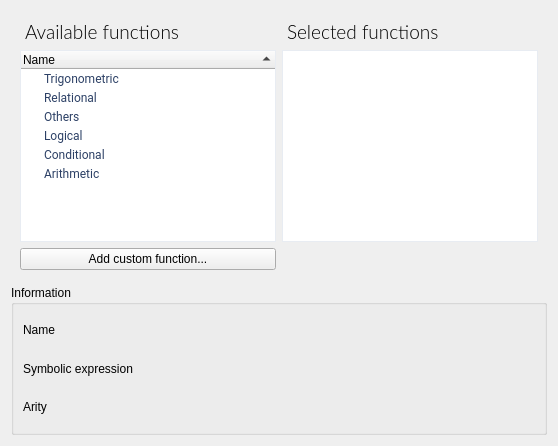
                     <widget class="QWidget" name="pageFunctions">
                      <layout class="QGridLayout" name="gridLayout_45">
                       <item row="0" column="0">
                        <layout class="QVBoxLayout" name="verticalLayout_18">
                         <item>
                          <widget class="QFrame" name="frame_24">
                           <property name="frameShape">
                            <enum>QFrame::NoFrame</enum>
                           </property>
                           <property name="frameShadow">
                            <enum>QFrame::Raised</enum>
                           </property>
                           <layout class="QGridLayout" name="gridLayout_44">
                            <item row="0" column="0">
                             <layout class="QGridLayout" name="gridLayout_43">
                              <item row="1" column="0">
                               <widget class="QTreeWidget" name="treeFunctionsSource">
                                <property name="focusPolicy">
                                 <enum>Qt::NoFocus</enum>
                                </property>
                                <property name="styleSheet">
                                 <string notr="true">QTreeWidget {
	border-style: solid;
	border-width: 1px;
	border-color: rgb(232,236,242);
	font-family: Roboto;
	font-weight: normal;
	font-size: 9pt;
	color: rgb(45,65,102);
}

QTreeWidget::item {
	padding-top: 2px;
	padding-bottom: 2px;
}
QTreeWidget::item:hover {
	background-color: rgb(232,236,242);
}

QTreeWidget::item:selected {
	background-color: rgb(182,194,214);
}

QTreeWidget::branch {
        background: palette(base);
}

QTreeWidget::branch:has-siblings:!adjoins-item {
        border-image: url(:/icons/resources/images/treewidget_vline.png) 0;
}

QTreeWidget::branch:has-siblings:adjoins-item {
        border-image: url(:/icons/resources/images/treewidget_branchmore.png) 0;
}

QTreeWidget::branch:!has-children:!has-siblings:adjoins-item {
        border-image: url(:/icons/resources/images/treewidget_branchend.png) 0;
}

QTreeWidget::branch:has-children:!has-siblings:closed,
QTreeWidget::branch:closed:has-children:has-siblings {
        border-image: none;
        image: url(:/icons/resources/images/treewidget_branchclosed.png);
}

QTreeView::branch:open:has-children:!has-siblings,
QTreeView::branch:open:has-children:has-siblings  {
        border-image: none;
        image: url(:/icons/resources/images/treewidget_branchopen.png);
}</string>
                                </property>
                                <property name="frameShape">
                                 <enum>QFrame::NoFrame</enum>
                                </property>
                                <property name="editTriggers">
                                 <set>QAbstractItemView::NoEditTriggers</set>
                                </property>
                                <property name="dragEnabled">
                                 <bool>true</bool>
                                </property>
                                <property name="dragDropOverwriteMode">
                                 <bool>false</bool>
                                </property>
                                <property name="dragDropMode">
                                 <enum>QAbstractItemView::DragOnly</enum>
                                </property>
                                <property name="defaultDropAction">
                                 <enum>Qt::CopyAction</enum>
                                </property>
                                <property name="rootIsDecorated">
                                 <bool>true</bool>
                                </property>
                                <property name="uniformRowHeights">
                                 <bool>false</bool>
                                </property>
                                <property name="sortingEnabled">
                                 <bool>true</bool>
                                </property>
                                <property name="animated">
                                 <bool>true</bool>
                                </property>
                                <column>
                                 <property name="text">
                                  <string>Name</string>
                                 </property>
                                </column>
                                <item>
                                 <property name="text">
                                  <string>Trigonometric</string>
                                 </property>
                                 <property name="flags">
                                  <set>ItemIsSelectable|ItemIsUserCheckable|ItemIsEnabled</set>
                                 </property>
                                 <item>
                                  <property name="text">
                                   <string>Tangent</string>
                                  </property>
                                 </item>
                                 <item>
                                  <property name="text">
                                   <string>Sine</string>
                                  </property>
                                 </item>
                                 <item>
                                  <property name="text">
                                   <string>Cosine</string>
                                  </property>
                                 </item>
                                </item>
                                <item>
                                 <property name="text">
                                  <string>Relational</string>
                                 </property>
                                 <property name="flags">
                                  <set>ItemIsSelectable|ItemIsUserCheckable|ItemIsEnabled</set>
                                 </property>
                                 <item>
                                  <property name="text">
                                   <string>Not equal</string>
                                  </property>
                                 </item>
                                 <item>
                                  <property name="text">
                                   <string>Less or equal</string>
                                  </property>
                                 </item>
                                 <item>
                                  <property name="text">
                                   <string>Less</string>
                                  </property>
                                 </item>
                                 <item>
                                  <property name="text">
                                   <string>Greater or equal</string>
                                  </property>
                                 </item>
                                 <item>
                                  <property name="text">
                                   <string>Greater</string>
                                  </property>
                                 </item>
                                 <item>
                                  <property name="text">
                                   <string>Equal</string>
                                  </property>
                                 </item>
                                </item>
                                <item>
                                 <property name="text">
                                  <string>Others</string>
                                 </property>
                                 <property name="flags">
                                  <set>ItemIsSelectable|ItemIsUserCheckable|ItemIsEnabled</set>
                                 </property>
                                 <item>
                                  <property name="text">
                                   <string>Square</string>
                                  </property>
                                 </item>
                                 <item>
                                  <property name="text">
                                   <string>Sign</string>
                                  </property>
                                 </item>
                                 <item>
                                  <property name="text">
                                   <string>Round</string>
                                  </property>
                                 </item>
                                 <item>
                                  <property name="text">
                                   <string>Root square</string>
                                  </property>
                                 </item>
                                 <item>
                                  <property name="text">
                                   <string>Power exponent 4</string>
                                  </property>
                                 </item>
                                 <item>
                                  <property name="text">
                                   <string>Power</string>
                                  </property>
                                 </item>
                                 <item>
                                  <property name="text">
                                   <string>Natural logarithm</string>
                                  </property>
                                 </item>
                                 <item>
                                  <property name="text">
                                   <string>Mean</string>
                                  </property>
                                 </item>
                                 <item>
                                  <property name="text">
                                   <string>Logarithm base-2</string>
                                  </property>
                                 </item>
                                 <item>
                                  <property name="text">
                                   <string>Logarithm base-10</string>
                                  </property>
                                 </item>
                                 <item>
                                  <property name="text">
                                   <string>Floor</string>
                                  </property>
                                 </item>
                                 <item>
                                  <property name="text">
                                   <string>Exponential base-2</string>
                                  </property>
                                 </item>
                                 <item>
                                  <property name="text">
                                   <string>Exponential base-10</string>
                                  </property>
                                 </item>
                                 <item>
                                  <property name="text">
                                   <string>Exponential</string>
                                  </property>
                                 </item>
                                 <item>
                                  <property name="text">
                                   <string>Cube</string>
                                  </property>
                                 </item>
                                 <item>
                                  <property name="text">
                                   <string>Ceil</string>
                                  </property>
                                 </item>
                                 <item>
                                  <property name="text">
                                   <string>Absolute</string>
                                  </property>
                                 </item>
                                </item>
                                <item>
                                 <property name="text">
                                  <string>Logical</string>
                                 </property>
                                 <property name="flags">
                                  <set>ItemIsSelectable|ItemIsUserCheckable|ItemIsEnabled</set>
                                 </property>
                                 <item>
                                  <property name="text">
                                   <string>Xor</string>
                                  </property>
                                 </item>
                                 <item>
                                  <property name="text">
                                   <string>Or</string>
                                  </property>
                                 </item>
                                 <item>
                                  <property name="text">
                                   <string>Negation</string>
                                  </property>
                                 </item>
                                 <item>
                                  <property name="text">
                                   <string>Minimum</string>
                                  </property>
                                 </item>
                                 <item>
                                  <property name="text">
                                   <string>Maximum</string>
                                  </property>
                                 </item>
                                 <item>
                                  <property name="text">
                                   <string>And</string>
                                  </property>
                                 </item>
                                </item>
                                <item>
                                 <property name="text">
                                  <string>Conditional</string>
                                 </property>
                                 <property name="flags">
                                  <set>ItemIsSelectable|ItemIsUserCheckable|ItemIsEnabled</set>
                                 </property>
                                 <item>
                                  <property name="text">
                                   <string>If Then Else</string>
                                  </property>
                                 </item>
                                </item>
                                <item>
                                 <property name="text">
                                  <string>Arithmetic</string>
                                 </property>
                                 <property name="flags">
                                  <set>ItemIsSelectable|ItemIsUserCheckable|ItemIsEnabled</set>
                                 </property>
                                 <item>
                                  <property name="text">
                                   <string>Subtraction</string>
                                  </property>
                                 </item>
                                 <item>
                                  <property name="text">
                                   <string>Multiplication</string>
                                  </property>
                                 </item>
                                 <item>
                                  <property name="text">
                                   <string>Modulo</string>
                                  </property>
                                 </item>
                                 <item>
                                  <property name="text">
                                   <string>Division</string>
                                  </property>
                                 </item>
                                 <item>
                                  <property name="text">
                                   <string>Addition</string>
                                  </property>
                                 </item>
                                </item>
                               </widget>
                              </item>
                              <item row="0" column="0">
                               <widget class="QLabel" name="label_64">
                                <property name="styleSheet">
                                 <string notr="true">QLabel {
	font-family: Lato;
	font-weight: 200;
	font-size: 14pt;
	padding-left: 1px;
}</string>
                                </property>
                                <property name="text">
                                 <string>Available functions</string>
                                </property>
                               </widget>
                              </item>
                              <item row="0" column="1">
                               <widget class="QLabel" name="label_65">
                                <property name="styleSheet">
                                 <string notr="true">QLabel {
	font-family: Lato;
	font-weight: 200;
	font-size: 14pt;
	padding-left: 1px;
}</string>
                                </property>
                                <property name="text">
                                 <string>Selected functions</string>
                                </property>
                               </widget>
                              </item>
                              <item row="1" column="1">
                               <widget class="ListWidget" name="listFunctionsTarget">
                                <property name="focusPolicy">
                                 <enum>Qt::NoFocus</enum>
                                </property>
                                <property name="styleSheet">
                                 <string notr="true">QListWidget {
	border-style: solid;
	border-width: 1px;
	border-color: rgb(232,236,242);
	font-family: Roboto;
	font-weight: normal;
	font-size: 9pt;
	color: rgb(45,65,102);
}

QListWidget::item {
	padding-top: 2px;
	padding-bottom: 2px;
}
QListWidget::item:selected {
	background-color: rgb(182,194,214);
}

QListWidget::item:selected:active {
	background-color: rgb(182,194,214);
}
QListWidget::item:hover {
	background-color: rgb(232,236,242);
}</string>
                                </property>
                                <property name="frameShape">
                                 <enum>QFrame::NoFrame</enum>
                                </property>
                                <property name="dragEnabled">
                                 <bool>true</bool>
                                </property>
                                <property name="dragDropMode">
                                 <enum>QAbstractItemView::DropOnly</enum>
                                </property>
                                <property name="defaultDropAction">
                                 <enum>Qt::CopyAction</enum>
                                </property>
                                <property name="selectionBehavior">
                                 <enum>QAbstractItemView::SelectRows</enum>
                                </property>
                               </widget>
                              </item>
                              <item row="2" column="0">
                               <widget class="QPushButton" name="pushButton_5">
                                <property name="text">
                                 <string>Add custom function...</string>
                                </property>
                               </widget>
                              </item>
                             </layout>
                            </item>
                           </layout>
                          </widget>
                         </item>
                         <item>
                          <widget class="QGroupBox" name="groupBox">
                           <property name="minimumSize">
                            <size>
                             <width>0</width>
                             <height>150</height>
                            </size>
                           </property>
                           <property name="title">
                            <string>Information</string>
                           </property>
                           <layout class="QGridLayout" name="gridLayout_48">
                            <item row="0" column="0">
                             <layout class="QGridLayout" name="gridLayout_46">
                              <item row="0" column="0">
                               <widget class="QLabel" name="label_66">
                                <property name="text">
                                 <string>Name</string>
                                </property>
                               </widget>
                              </item>
                              <item row="2" column="1">
                               <widget class="QLabel" name="label_71">
                                <property name="text">
                                 <string/>
                                </property>
                               </widget>
                              </item>
                              <item row="0" column="1">
                               <widget class="QLabel" name="label_69">
                                <property name="text">
                                 <string/>
                                </property>
                               </widget>
                              </item>
                              <item row="2" column="0">
                               <widget class="QLabel" name="label_68">
                                <property name="text">
                                 <string>Arity</string>
                                </property>
                               </widget>
                              </item>
                              <item row="1" column="0">
                               <widget class="QLabel" name="label_67">
                                <property name="text">
                                 <string>Symbolic expression</string>
                                </property>
                               </widget>
                              </item>
                              <item row="1" column="1">
                               <widget class="QLabel" name="label_70">
                                <property name="text">
                                 <string/>
                                </property>
                               </widget>
                              </item>
                              <item row="0" column="2">
                               <spacer name="horizontalSpacer_4">
                                <property name="orientation">
                                 <enum>Qt::Horizontal</enum>
                                </property>
                                <property name="sizeHint" stdset="0">
                                 <size>
                                  <width>40</width>
                                  <height>20</height>
                                 </size>
                                </property>
                               </spacer>
                              </item>
                             </layout>
                            </item>
                           </layout>
                          </widget>
                         </item>
                        </layout>
                       </item>
                      </layout>
                     </widget>
